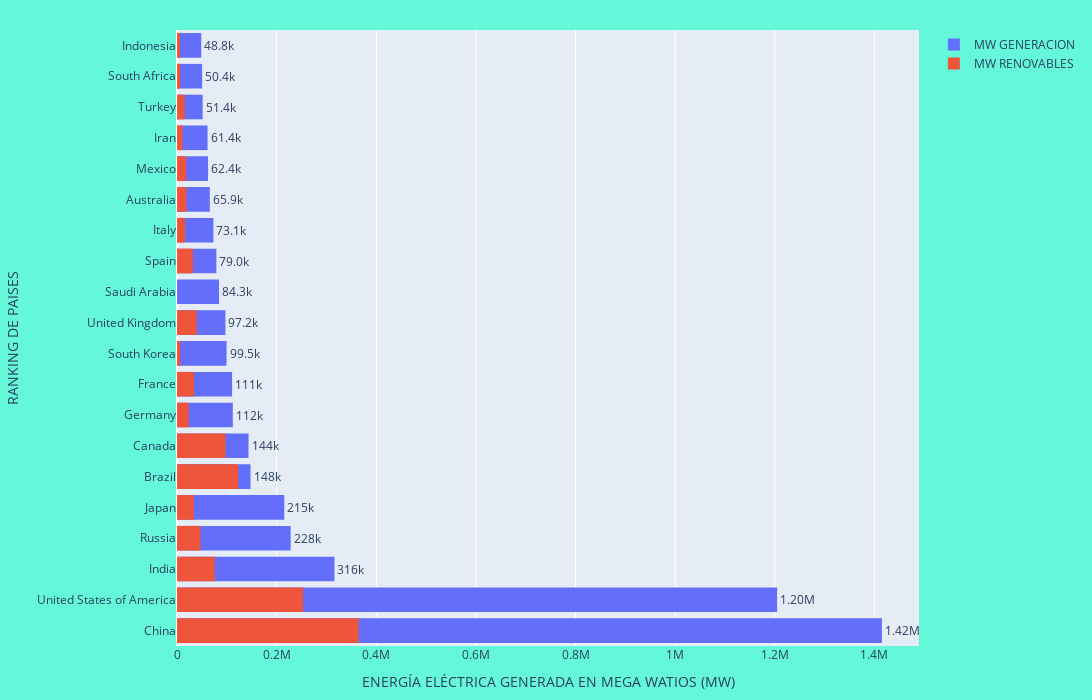

The cell this chart's notebook holds for it:
### Code cell
import plotly.graph_objects as go

fig = go.Figure()
fig.add_trace(go.Bar(
    x=df6.capacity_mw,
    y=df6.country_long,
    name='MW GENERACION',
    orientation='h',
    text = df6["capacity_mw"],
    texttemplate='%{text:.3s}',
    marker=dict(
        color='rgba(69, 46, 200)',
        line=dict(color='rgba(69, 46, 200)', width=0)
    )
))
fig.add_trace(go.Bar(
    x=df6.mw_limpia,
    y=df6.country_long,
    name='MW RENOVABLES',
    orientation='h',
    textfont=dict(color="black"),
    marker=dict(
        color='rgba(36, 133, 25)',
        line=dict(color='rgba(36, 133, 25)', width=0)
    )
))

fig.update_xaxes(title="ENERGÍA ELÉCTRICA GENERADA EN MEGA WATIOS (MW)")
fig.update_yaxes(title="RANKING DE PAISES")

fig.update_layout(barmode='overlay')#,title='Produccion de Energia Renovable sobre el total')
fig.update_traces(textposition='outside')
fig.update_layout(margin=dict(l=20, r=20, t=30, b=40),paper_bgcolor='rgb(100, 247, 218)', width=1300,height=700)

fig.show()

### Figure 1 — Plotly figure (JSON) as saved in the notebook; plotly's stock layout.template omitted (floating-point values rounded to 4 significant figures)
{"data": [{"marker": {"color": "rgba(69, 46, 200)", "line": {"color": "rgba(69, 46, 200)", "width": 0}}, "name": "MW GENERACION", "orientation": "h", "text": [1415000.0, 1205000.0, 316100.0, 228200.0, 215400.0, 147600.0, 143600.0, 112000.0, 110600.0, 99470.0, 97160.0, 84340.0, 79040.0, 73100.0, 65850.0, 62370.0, 61360.0, 51440.0, 50420.0, 48750.0], "textposition": "outside", "texttemplate": "%{text:.3s}", "type": "bar", "x": [1415000.0, 1205000.0, 316100.0, 228200.0, 215400.0, 147600.0, 143600.0, 112000.0, 110600.0, 99470.0, 97160.0, 84340.0, 79040.0, 73100.0, 65850.0, 62370.0, 61360.0, 51440.0, 50420.0, 48750.0], "y": ["China", "United States of America", "India", "Russia", "Japan", "Brazil", "Canada", "Germany", "France", "South Korea", "United Kingdom", "Saudi Arabia", "Spain", "Italy", "Australia", "Mexico", "Iran", "Turkey", "South Africa", "Indonesia"]}, {"marker": {"color": "rgba(36, 133, 25)", "line": {"color": "rgba(36, 133, 25)", "width": 0}}, "name": "MW RENOVABLES", "orientation": "h", "textfont": {"color": "black"}, "textposition": "outside", "type": "bar", "x": [364800.0, 253100.0, 75760.0, 47130.0, 33810.0, 123000.0, 97390.0, 23470.0, 34280.0, 6733.0, 39830.0, 137, 31920.0, 16300.0, 19010.0, 18280.0, 11050.0, 15400.0, 6377.0, 5902.0], "y": ["China", "United States of America", "India", "Russia", "Japan", "Brazil", "Canada", "Germany", "France", "South Korea", "United Kingdom", "Saudi Arabia", "Spain", "Italy", "Australia", "Mexico", "Iran", "Turkey", "South Africa", "Indonesia"]}], "layout": {"barmode": "overlay", "height": 700, "margin": {"b": 40, "l": 20, "r": 20, "t": 30}, "paper_bgcolor": "rgb(100, 247, 218)", "width": 1300, "xaxis": {"title": {"text": "ENERGÍA ELÉCTRICA GENERADA EN MEGA WATIOS (MW)"}}, "yaxis": {"title": {"text": "RANKING DE PAISES"}}}}
